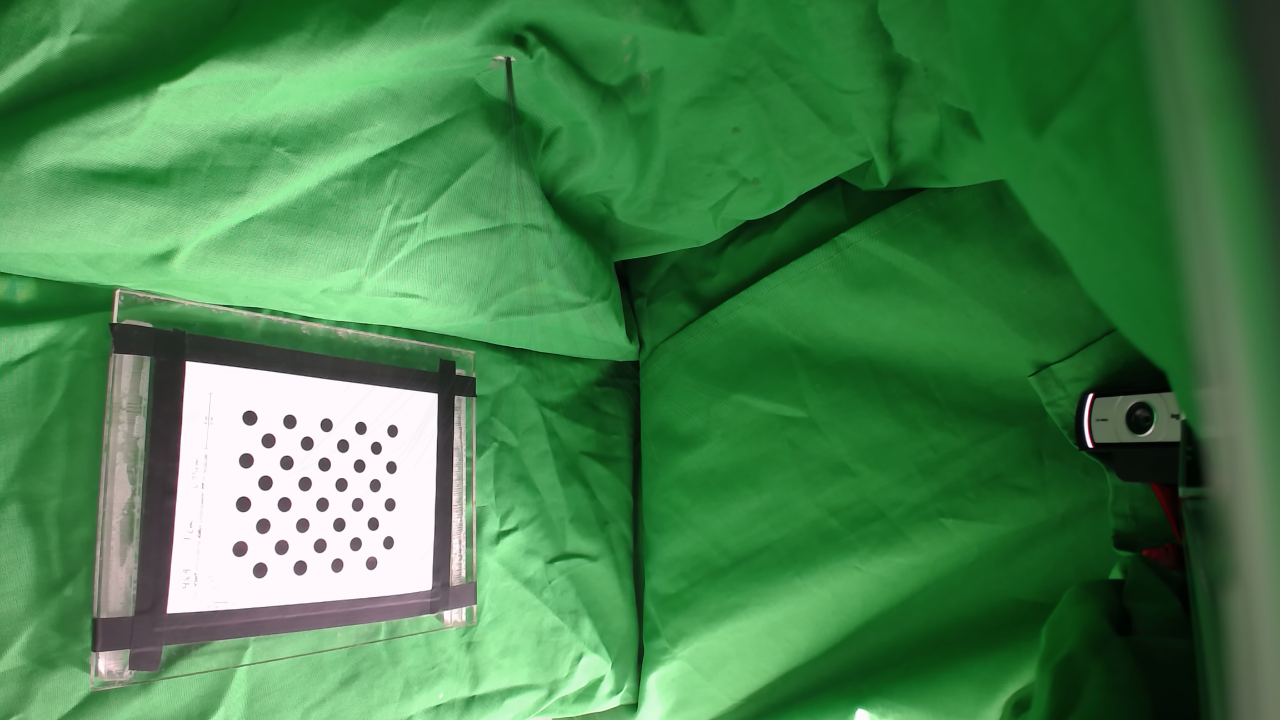
#> input picture segmentation/bg_res/bg_2_11.png, 1280 x 720 px, given in place of cam2_29.png, which was not available; the run also reads 1 picture not shown here
$ jupyter execute --allow-errors demo.ipynb   (shell and % lines are left out)   (text cells are left out)
#> lines starting #> are read from the running program, lines starting #| are printed output that depends on the picture; after the words box and inside, x2 and y2 are one past the last pixel; in counts of white or black regions, pixels touching at a corner belong together; pictures that were not available may be replaced by others from this repository, and a replacement may not be noted
### segmentation.py
import numpy as np
import cv2
from matplotlib import pyplot as plt
import glob
import time
from sklearn.linear_model import RANSACRegressor
from sklearn.preprocessing import PolynomialFeatures
from sklearn.metrics import mean_squared_error

# [70 lines left out: functions imshow, imshow2, backgroundExtract, backgroundExtract_v2, not called in this run]

def robotSegment(img, bg):

    # Color Threshold
    img_hsv = cv2.cvtColor(img, cv2.COLOR_BGR2HSV)
    lower_bound = np.array([45, 70, 70])
    upper_bound = np.array([75, 255, 255])

    mask = cv2.inRange(img_hsv, lower_bound, upper_bound)
    mask_inv = cv2.bitwise_not(mask)

    img_mask = cv2.bitwise_and(img, img, mask=mask_inv)
    bg_mask = cv2.bitwise_and(bg, bg, mask=mask_inv)

    img_gray = cv2.cvtColor(img_mask, cv2.COLOR_BGR2GRAY).astype('float32')
    bg_gray = cv2.cvtColor(bg_mask, cv2.COLOR_BGR2GRAY).astype('float32')

    img_gray = cv2.GaussianBlur(img_gray,(5,5),0)
    bg_gray = cv2.GaussianBlur(bg_gray,(5,5),0)

    thresh = 25

    sub = np.abs(img_gray - bg_gray)
    # [4 lines of commented-out code are left out]
    sub = (sub>thresh)*255
    sub = sub.astype('uint8')

    kernel1 = np.ones((2, 2), np.uint8)
    kernel2 = np.ones((3, 3), np.uint8)
    #kernel = cv2.getStructuringElement(cv2.MORPH_ELLIPSE, (3,3))
    #erosion = cv2.erode(sub,kernel,iterations = 1)

    # Openning operation to remove noise
    e = cv2.morphologyEx(sub, cv2.MORPH_ERODE, kernel1)
    res = cv2.morphologyEx(e, cv2.MORPH_DILATE, kernel2)

    return res


# [79 lines left out: functions robotSegment_v2, downsample, imshow_components, not called in this run]


def ransacCurveFit(seg_img, pt_end = None, degree = 7, trials = 100, sampleNum = 100):
# Find all the data points in mask
    data = np.where(seg_img==255)
    X,y = data[0], data[1]
    X = X.reshape(-1,1)

    # Create poly feature to fit
    poly = PolynomialFeatures(degree = degree, include_bias = True)
    X = poly.fit_transform(X)

    # Create RANSAC model
    ransac = RANSACRegressor(min_samples=0.3, max_trials=trials)
    ransac.fit(X,y)

    # Prepare to plot the curve
    low = 55
    if pt_end == None:
        upper = max(X[:,1])
    else:
        upper = pt_end

    point_num = sampleNum


    x_sample = np.linspace(low, upper, point_num)
    x_sample_trans = poly.fit_transform(x_sample.reshape(-1,1))
    y_sample = ransac.predict(x_sample_trans)

    pts = np.vstack((y_sample, x_sample))
    return pts

### demo.ipynb
[cell 1]
import numpy as np
import cv2
import matplotlib.pyplot as plt
import pandas as pd
from FindCorrespondPts import findCorrespondPts
from segmentation import robotSegment, ransacCurveFit
from mpl_toolkits.mplot3d import Axes3D
from tqdm import tqdm_notebook
from utils import imshow, imshow2

[cell 2]
# Loading parameters
imgl_pts = np.load('./calibration/blob_loc_left.npy')
#> (reads calibration/blob_loc_left.npy from the repository)
imgr_pts = np.load('./calibration/blob_loc_right.npy')
#> (reads calibration/blob_loc_right.npy from the repository)
#> (reads calibration/calibration_coeff_left.npy from the repository)
#> (the rest of this cell did not finish here and is left out)

[cell 3]
idx = 29

imgL = cv2.imread('../data/CTR_Robot/Camera2/cam2_' + str(idx) + '.png')
#> imgL is the input picture: shape (720, 1280, 3); mean B, G, R 78.3, 131.9, 71.3
imgR = cv2.imread('../data/CTR_Robot/Camera1/cam1_' + str(idx) + '.png')

bg1 = cv2.imread('./segmentation/bg_res/bg_1.png')
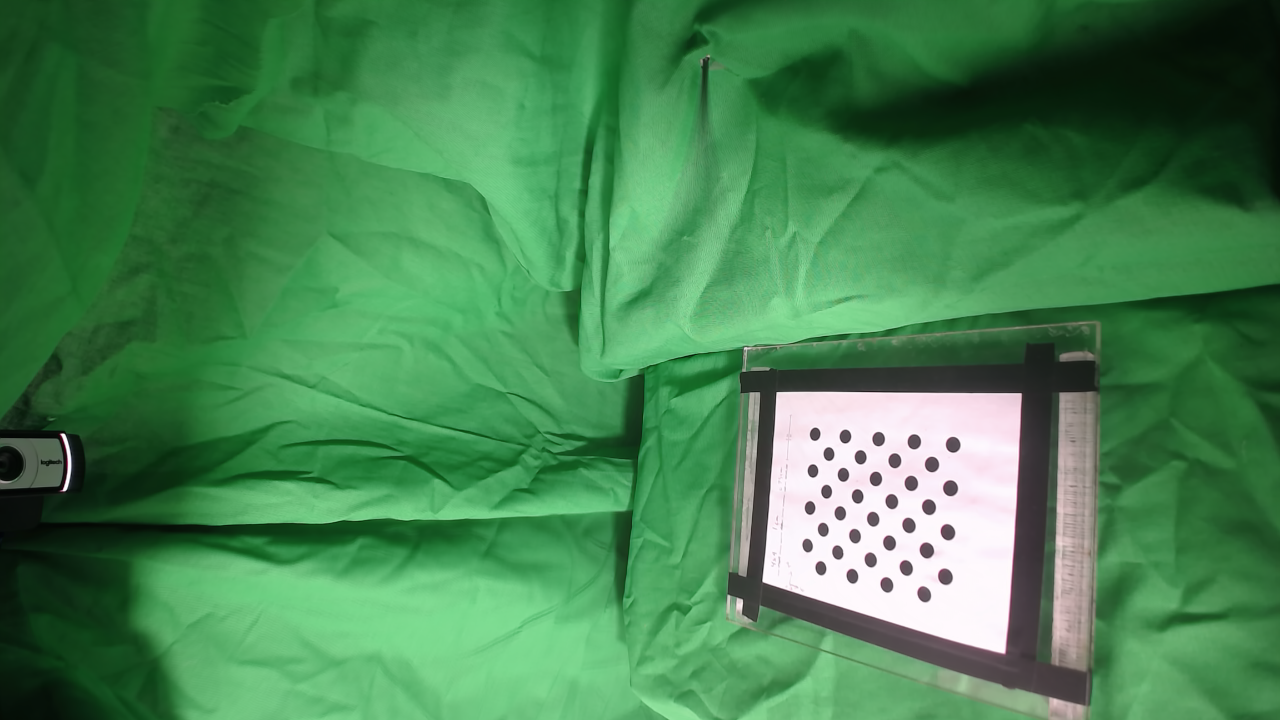
#> input picture segmentation/bg_res/bg_1.png, 1280 x 720 px
#> bg1 is the input picture: shape (720, 1280, 3); mean B, G, R 81.9, 131.7, 70.2
bg2 = cv2.imread('./segmentation/bg_res/bg_2_' + str(idx//50) + '.png')
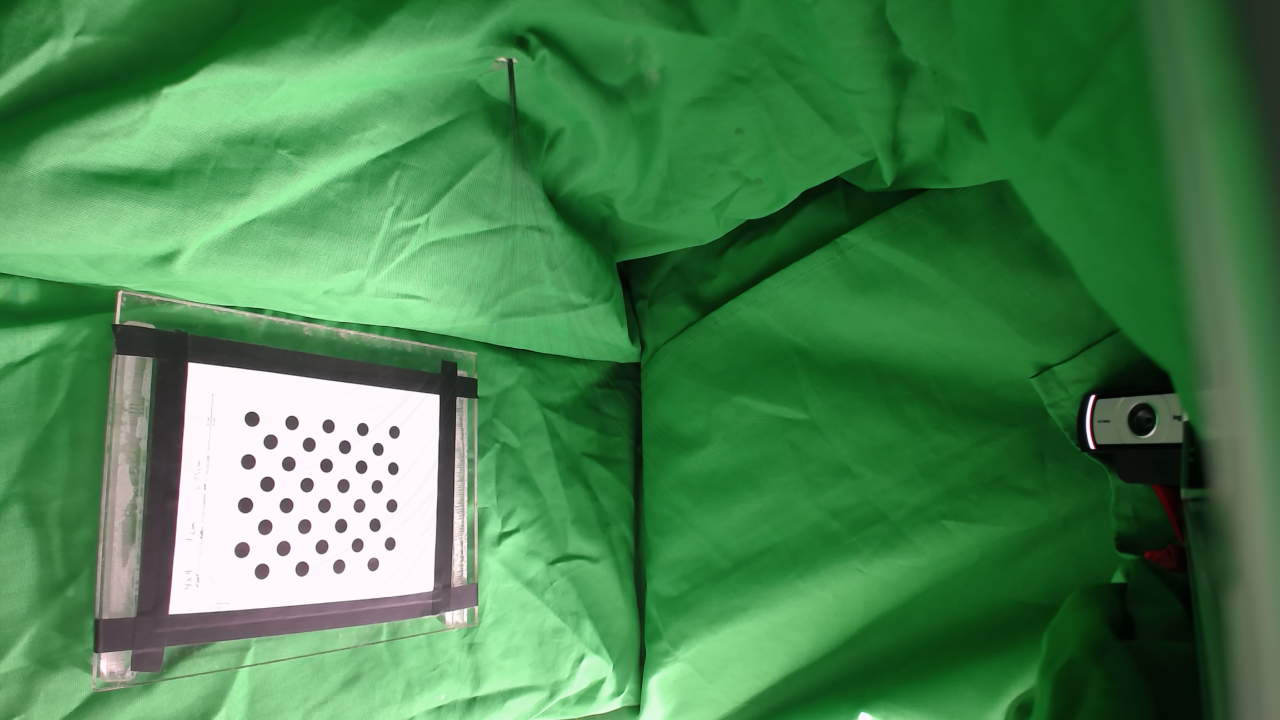
#> input picture segmentation/bg_res/bg_2_0.png, 1280 x 720 px
#> bg2 is the input picture: shape (720, 1280, 3); mean B, G, R 79.9, 133.4, 72.5

segL = robotSegment(imgL, bg2)
#> in robotSegment, `img_hsv = cv2.cvtColor(img, cv2.COLOR_BGR2HSV)`: img_hsv: shape (720, 1280, 3); mean H, S, V 70.7, 138.1, 132.8
#> in robotSegment, `mask = cv2.inRange(img_hsv, lower_bound, upper_bound)`:
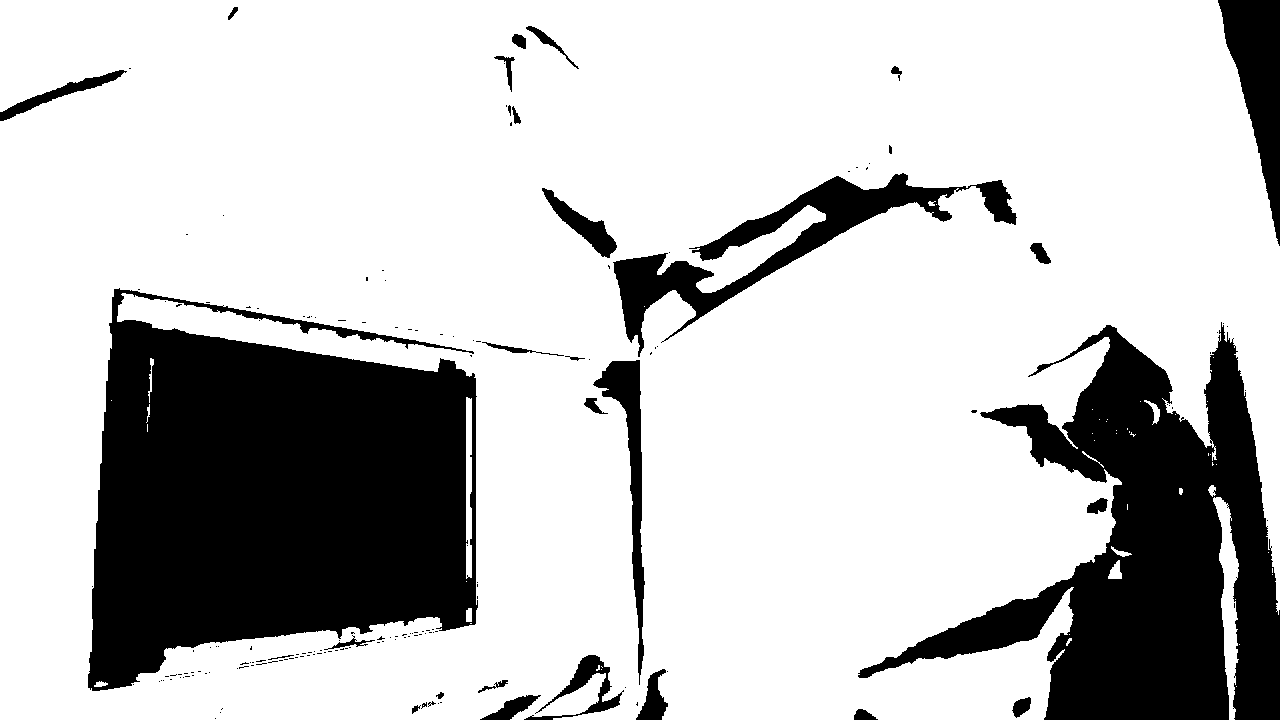
#> mask: shape (720, 1280); 76.5% white; 169 black regions (139 under 20 px), largest, box (x1, y1, x2, y2) and area: (88, 288, 478, 691) 111369, (858, 322, 1280, 720) 71460, (613, 173, 1017, 357) 14050
#> in robotSegment, `sub = (sub>thresh)*255`: sub: shape (720, 1280) int64; 1.6% white; 242 white regions (123 under 20 px), largest, box (x1, y1, x2, y2) and area: (166, 360, 441, 615) 3574, (1082, 392, 1169, 450) 748, (449, 395, 466, 586) 695
#> in robotSegment, `e = cv2.morphologyEx(sub, cv2.MORPH_ERODE, kernel1)`: e: shape (720, 1280); 0.95% white in thin lines or dots, all inside (x1, y1, x2, y2) = (91, 57, 1186, 720)
#> in robotSegment, `res = cv2.morphologyEx(e, cv2.MORPH_DILATE, kernel2)`: res: shape (720, 1280); 2.1% white; 165 white regions (44 under 20 px), largest, box (x1, y1, x2, y2) and area: (166, 360, 442, 616) 4622, (1082, 392, 1170, 451) 969, (449, 395, 466, 583) 907
segR = robotSegment(imgR, bg1)
#> in robotSegment (call 2), `sub = (sub>thresh)*255`: sub: shape (720, 1280) int64; 20.8% white; 85 white regions (36 under 20 px), largest, box (x1, y1, x2, y2) and area: (87, 330, 477, 692) 96442, (858, 326, 1229, 720) 49682, (613, 173, 967, 357) 14045
#> in robotSegment (call 2), `e = cv2.morphologyEx(sub, cv2.MORPH_ERODE, kernel1)`: e: shape (720, 1280); 19.7% white; 93 white regions (34 under 20 px), largest, box (x1, y1, x2, y2) and area: (88, 331, 477, 691) 79190, (859, 327, 1229, 720) 48247, (614, 174, 967, 357) 13072
#> in robotSegment (call 2), `res = cv2.morphologyEx(e, cv2.MORPH_DILATE, kernel2)`:
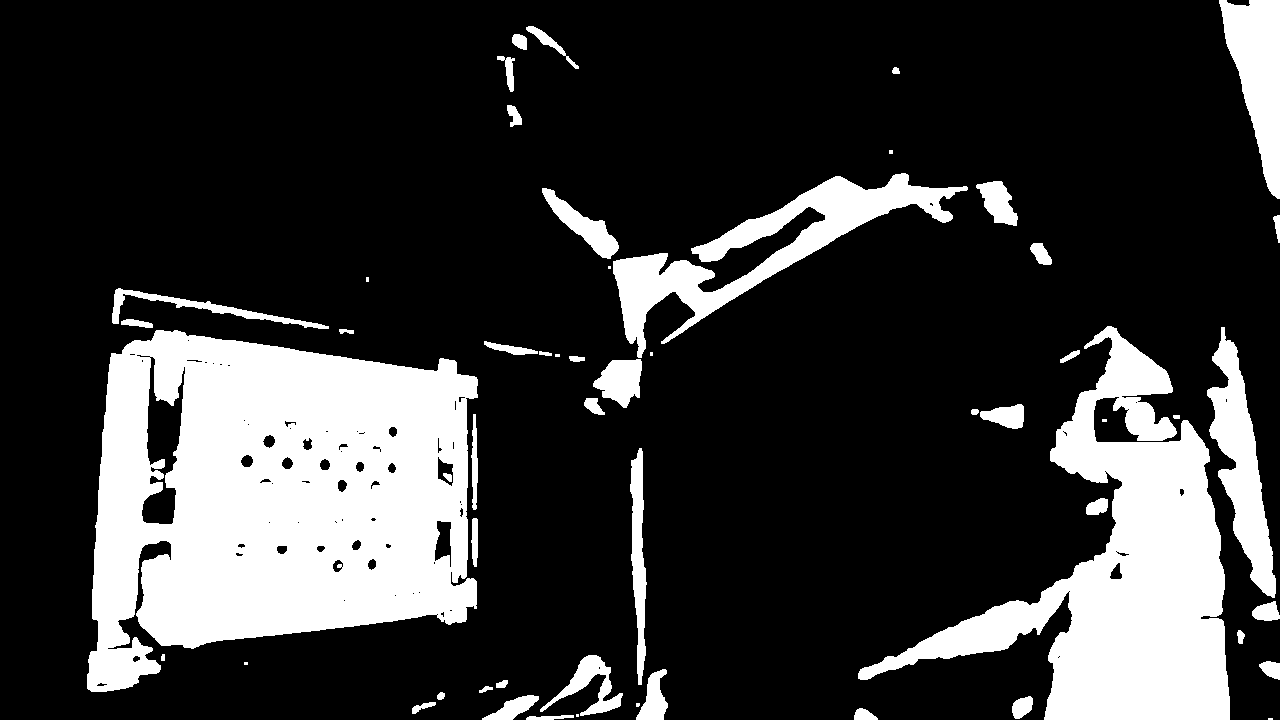
#> res: shape (720, 1280); 21.7% white; 55 white regions (10 under 20 px), largest, box (x1, y1, x2, y2) and area: (87, 330, 478, 692) 100337, (858, 326, 1230, 720) 52444, (613, 173, 968, 358) 15008

ptsR = ransacCurveFit(segR, degree = 7, trials = 100, sampleNum = 20000)
#> in ransacCurveFit, `data = np.where(seg_img==255)`: data = 200113 positions, rows 0 to 719, columns 87 to 1279
#> in ransacCurveFit, `upper = max(X[:,1])`: upper = 719
ptsL = ransacCurveFit(segL, degree = 7, trials = 100, sampleNum = 50)
#> (reads segmentation/evaluation_pt_left.npy from the repository)

#> (the rest of this cell did not finish here and is left out)

#> (a cell that did not finish here is left out)

#> (a cell that did not finish here is left out)

#> (a cell that did not finish here is left out)

#> (a cell that did not finish here is left out)

[cell 8]
# Obtain results for evaluation
pts3D_eval = {}
#> (the rest of this cell did not finish here and is left out)

[cell 9]
pt_joint_eval = {}
#> (the rest of this cell did not finish here and is left out)

[cell 10]
pt_joint_eval

[cell 11]
loc1 = np.array([[0],[0],[0]])
#> (the rest of this cell did not finish here and is left out)
